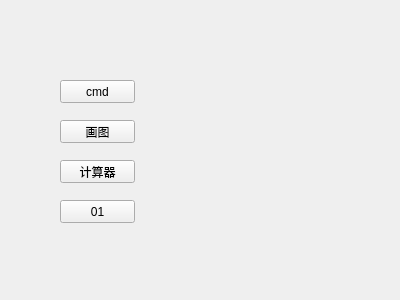
<?xml version="1.0" encoding="UTF-8"?>
<ui version="4.0">
 <class>Widget</class>
 <widget class="QWidget" name="Widget">
  <property name="geometry">
   <rect>
    <x>0</x>
    <y>0</y>
    <width>400</width>
    <height>300</height>
   </rect>
  </property>
  <property name="windowTitle">
   <string>Widget</string>
  </property>
  <widget class="QPushButton" name="pushButton">
   <property name="geometry">
    <rect>
     <x>60</x>
     <y>120</y>
     <width>75</width>
     <height>23</height>
    </rect>
   </property>
   <property name="text">
    <string>画图</string>
   </property>
  </widget>
  <widget class="QPushButton" name="pushButton_2">
   <property name="geometry">
    <rect>
     <x>60</x>
     <y>160</y>
     <width>75</width>
     <height>23</height>
    </rect>
   </property>
   <property name="text">
    <string>计算器</string>
   </property>
  </widget>
  <widget class="QPushButton" name="pushButton_3">
   <property name="geometry">
    <rect>
     <x>60</x>
     <y>80</y>
     <width>75</width>
     <height>23</height>
    </rect>
   </property>
   <property name="text">
    <string>cmd</string>
   </property>
  </widget>
  <widget class="QPushButton" name="pushButton_4">
   <property name="geometry">
    <rect>
     <x>60</x>
     <y>200</y>
     <width>75</width>
     <height>23</height>
    </rect>
   </property>
   <property name="text">
    <string>01</string>
   </property>
  </widget>
 </widget>
 <layoutdefault spacing="6" margin="11"/>
 <resources/>
 <connections/>
</ui>
